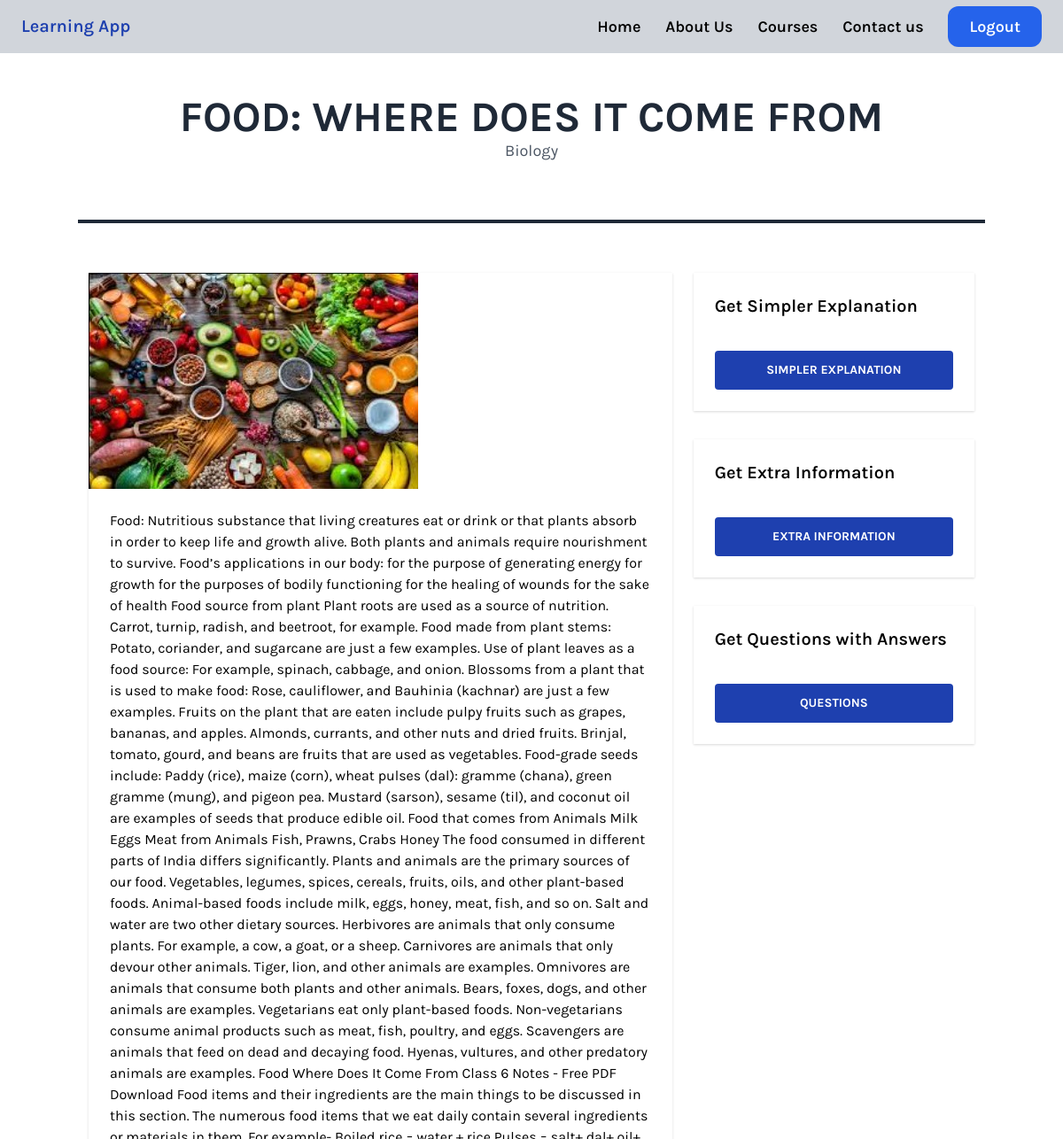
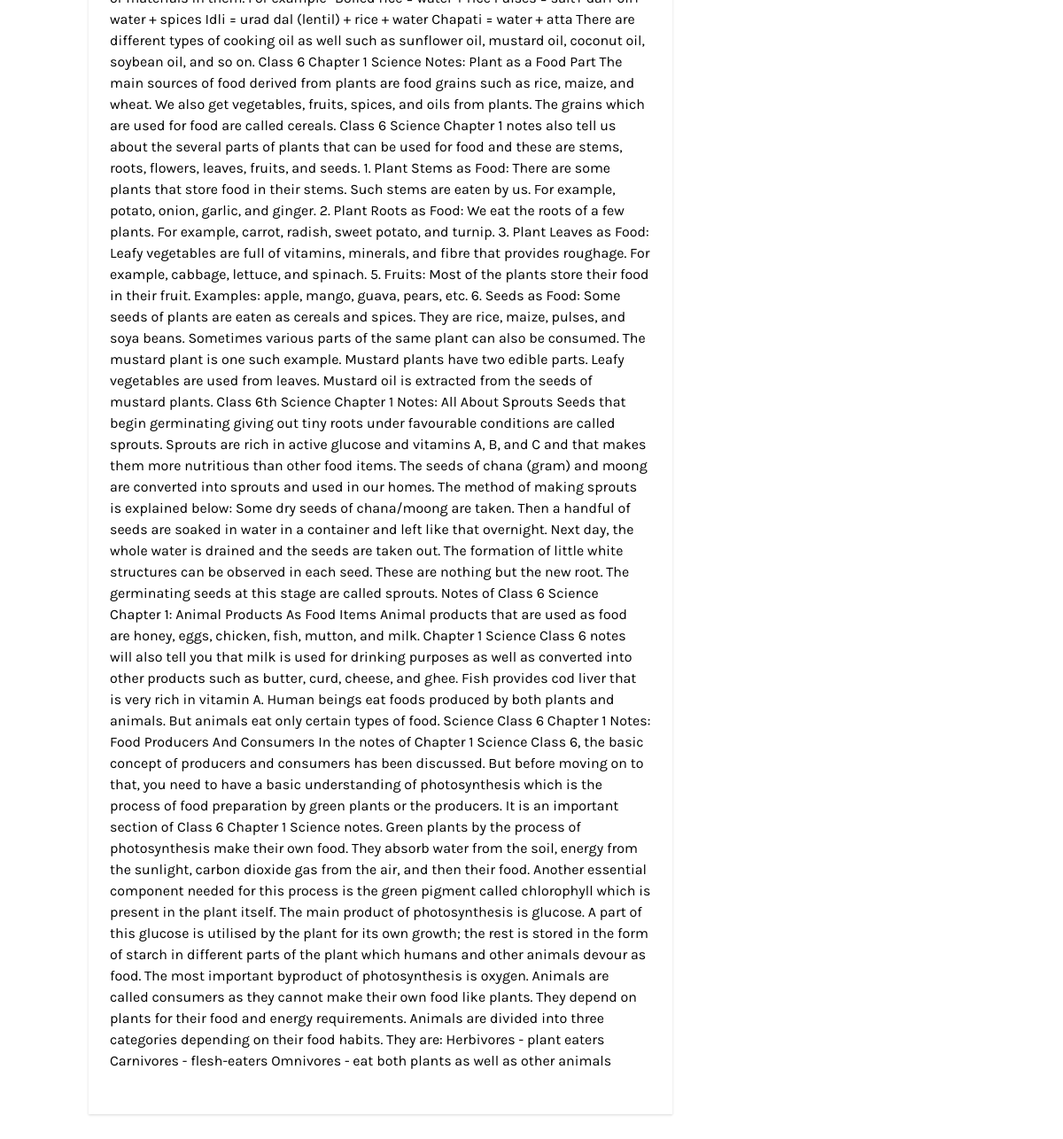
The page /biology/1/ on the database its author committed (2 pictures, top to bottom).
### biology/models.py (models this page shows, shortened)
class BiologyContent(models.Model):
    title=models.CharField(max_length=100)
    image=models.ImageField(upload_to='biology/content-images/')
    content=models.TextField()

### biology/views.py (the view)
# urls.py: path('<int:pk>/',views.biology_chapter_detail,name="biology_detail")
def biology_chapter_detail(request, pk):
  if request.method == 'POST':
    data = json.loads(request.body)
    content = data.get('chapterContent')
    button_id = data.get('buttonID')
    processed_data = button_id
    if button_id == 'simpler explanation':
      processed_data = ask_openai(button=button_id,message=content)
    elif button_id == "extra information":
      processed_data = ask_openai(button=button_id,message=content)
    elif button_id == "5 question and answers with answers at the end. Make sure the questions are seperated by a line ":
      processed_data = ask_openai(button=button_id,message=content)
    processed_data = processed_data.replace('\n', '<br/>')
    return HttpResponse(processed_data, content_type='text/plain')
  else:
    item = get_object_or_404(BiologyContent, pk=pk)
    return render(request, 'biology/biology_detail.html', {'item': item})

### biology/templates/biology/biology_detail.html (shortened to what this page needs)
<!DOCTYPE html>
<html lang="en">
  <head>
    <link
      href="https://cdnjs.cloudflare.com/ajax/libs/tailwindcss/2.2.19/tailwind.min.css"
      rel="stylesheet"
    />
  </head>
  <body class="bg-white font-family-karla">
    <div class="bg-gray-300">
      <nav class="py-4 px-6 flex justify-between items-center">
        <a href="/" class="text-xl font-semibold text-blue-800">Learning App</a>
        <div class="space-x-6">
          <a href="{% url '' %}" class="text-lg font-semibold hover:text-gray-500">Home</a>
          <a href="{% url 'about-us' %}" class="text-lg font-semibold hover:text-gray-500"
            >About Us</a
          >
          <a href="{% url 'dashboard' %}" class="text-lg font-semibold hover:text-gray-500"
            >Courses</a
          >
          <a href="{% url 'contact' %}" class="text-lg font-semibold hover:text-gray-500"
            >Contact us</a
          >
          <a
            href="{% url 'logout' %}"
            class="px-6 py-3 text-lg font-semibold bg-blue-600 text-white rounded-xl hover:bg-gray-700"
            >Logout</a
          >
        </div>
      </nav>
    </div>
    <header class="w-full container mx-auto">
      <div class="flex flex-col items-center py-12">
        <a
          class="font-bold text-gray-800 uppercase hover:text-gray-700 text-5xl"
          href="#"
        >
          {{item.title}}
        </a>
        <p class="text-lg text-gray-600">Biology</p>
      </div>
      <div class="border-t-4 border-gray-800 my-4"></div>
    </header>
    <div class="container mx-auto flex flex-wrap py-6">
      <section class="w-full md:w-2/3 flex flex-col items-center px-3">
        <article class="flex flex-col shadow my-4">
          <a href="#" class="hover:opacity-95">
            <img src="{{item.image.url}}" alt="chapter image">
          </a>
          <div class="bg-white flex flex-col justify-start p-6">
            <a href="#" class="pb-6" id="chapterContent"> {{item.content}}</a>
          </div>
        </article>
      </section>
      <aside class="w-full md:w-1/3 flex flex-col items-center px-3">
        <div class="w-full bg-white shadow flex flex-col my-4 p-6">
          <p class="text-xl font-semibold pb-5">Get Simpler Explanation</p>
          <aside>
            <button id="getSimplerExplanation" value="simpler-explanation" class="w-full bg-blue-800 text-white font-bold text-sm uppercase rounded hover:bg-blue-700 flex items-center justify-center px-2 py-3 mt-4">Simpler Explanation</button>
          </aside>
        </div>
        <div class="w-full bg-white shadow flex flex-col my-4 p-6">
          <p class="text-xl font-semibold pb-5">Get Extra Information</p>
          <aside>
            <button id="getExtraInfo" value="extra-information" class="w-full bg-blue-800 text-white font-bold text-sm uppercase rounded hover:bg-blue-700 flex items-center justify-center px-2 py-3 mt-4">Extra Information</button>
          </aside>
        </div>
        <div class="w-full bg-white shadow flex flex-col my-4 p-6">
          <p class="text-xl font-semibold pb-5">Get Questions with Answers</p>
          <aside>
            <button id="getQuestionsAndAnswers" value="question-answer" class="w-full bg-blue-800 text-white font-bold text-sm uppercase rounded hover:bg-blue-700 flex items-center justify-center px-2 py-3 mt-4">Questions</button>
          </aside>
        </div>
      </aside>
    </div>
  </body>
</html>

### biology/templates/biology/biology_detail.html (style rules this page uses)
.font-family-karla { font-family: karla; }

### rows shown on the page
BiologyContent: title "FOOD: WHERE DOES IT COME FROM", image (picture), content "Food: Nutritious substance that living creatures eat or drink or that plants absorb in order to keep life and growth alive. Both plants and animals require nourishment to survive. Food’s applications in our body: for the purpose of generating energy for growth for the purposes of bodily functioning for the healing of wounds for the sake of health Food source from plant Plant roots are used as a source of nutrition. Carrot, turnip, radish, and beetroot, for example. Food made from plant stems: Potato, coriander, and sugarcane are just a few examples. Use of plant leaves as a food source: For example, spinach, cabbage, and onion. Blossoms from a plant that is used to make food: Rose,…"
